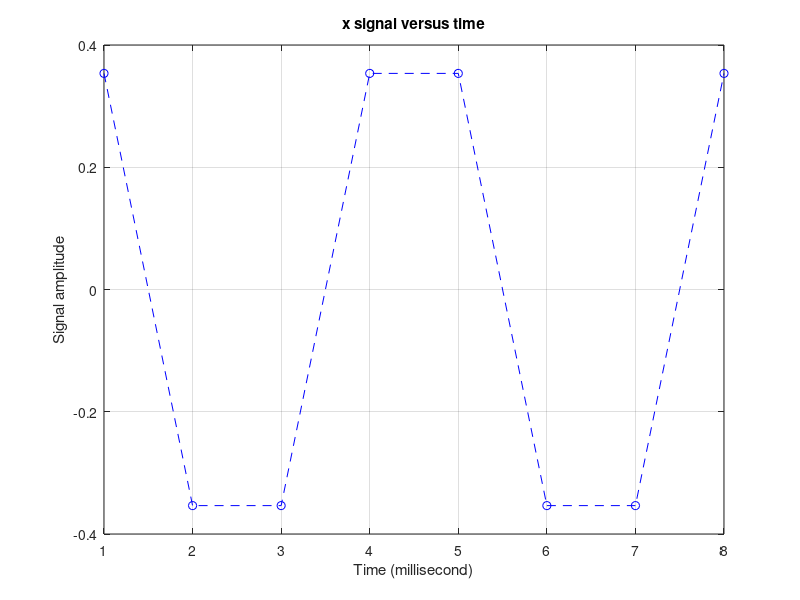
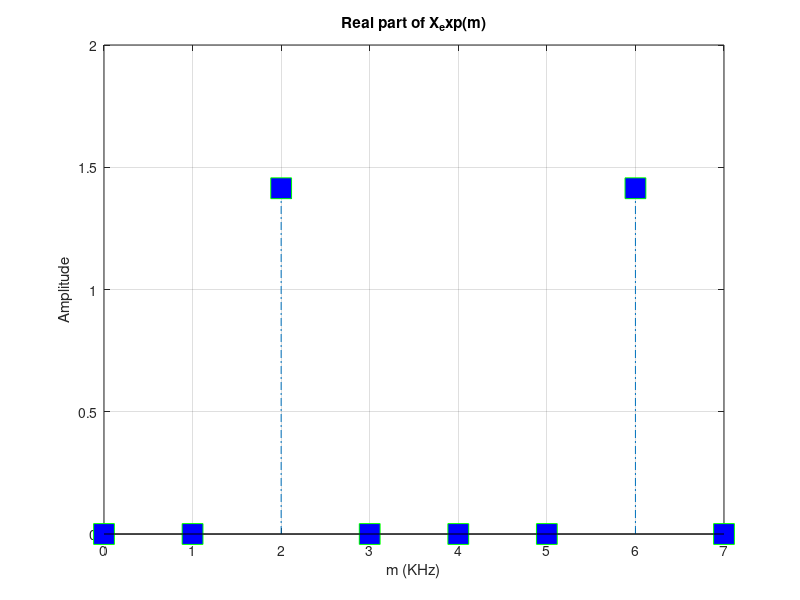
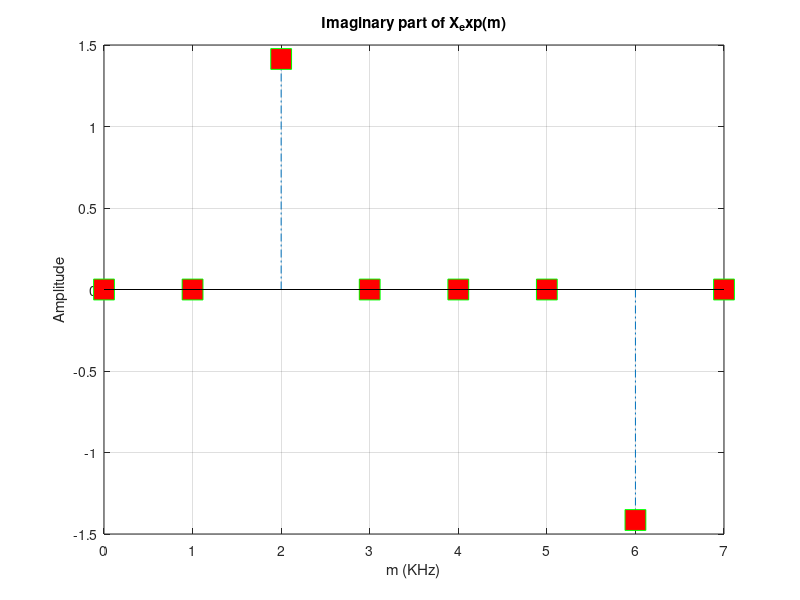
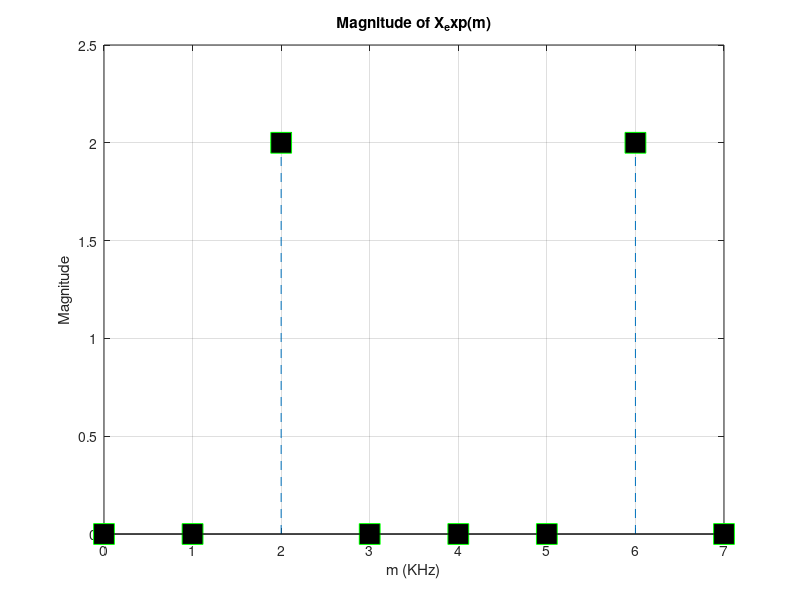

Write MATLAB code to recreate these figures, in order.
%% A DFT example (using rectangular form of DFT equation)
clc;   clear;   close all;
DFT_points = 8;      j = sqrt(-1);
Fs = 8*1e3;         % Sampling frequency 8KHz
ts = 1/Fs;
ind = 1;   x2 = [];
for n = 1:DFT_points
    m = n-1;
    x2(ind) = 0.5*sin(2*pi*2000*m*ts+(3*pi/4));
    ind = ind + 1;
end
t = 1:DFT_points;
% Plot first N discrete values of x_seq1 signal:
   figure(1);   plot(t,x2(),'b--o');   grid on;
   xlabel('Time (millisecond)');     ylabel('Signal amplitude')
   title('x signal versus time');   zoom xon;


N = DFT_points;   % The number of samples of input sequence- x and the number of frequency points in the DFT output  

%% DFT using Matlab built-in function: 

% n_1 = length(x2);
% dft_matlab = x2*dftmtx(n_1);


%% DFT using exponential form equation:
X_exp = zeros(N,1);     Xe_real = zeros(N,1);     Xe_imag = zeros(N,1);
X2_mag = zeros(N,1);    Xe_ang_rad = zeros(N,1);  Xe_ang_deg = zeros(N,1);
for m = 1:DFT_points
    X_1 = zeros(N,1);   m_e = m - 1;
    for ii = 1:N
        n = ii-1;   X_p1 = [];   
        X_p1 = x2(1,ii)*exp((-j*2*pi*n*m_e)/N);                    
        X_1(ii,1) = X_p1;  
    end
    X_exp(m,1) = sum(X_1(:,1));
    Xe_real(m,1) = real(X_exp(m,1));
        if Xe_real(m,1) > 0 && Xe_real(m,1) < 1e-10
           Xe_real(m,1) = 0;  
        end  
        if Xe_real(m,1) < 0 && Xe_real(m,1) > -1e-10
           Xe_real(m,1) = 0;  
        end
    Xe_imag(m,1) = imag(X_exp(m,1));
        if Xe_imag(m,1) > 0 && Xe_imag(m,1) < 1e-10
           Xe_imag(m,1) = 0;  
        end
        
        if Xe_imag(m,1) < 0 && Xe_imag(m,1) > -1e-10
           Xe_imag(m,1) = 0;  
        end
    X2_mag(m,1) = sqrt(Xe_real(m,1).^2 + Xe_imag(m,1).^2);
    Xe_ang_rad(m,1) = atan(Xe_imag(m,1)/Xe_real(m,1));     Xe_ang_rad(isnan(Xe_ang_rad)) = 0;
    Xe_ang_deg(m,1) = (180/3.14159)*Xe_ang_rad(m,1); 
end

mf = 0:DFT_points-1;
figure(2); 
stem(mf,Xe_real,'LineStyle','-.',...
     'MarkerSize',15,'Marker','s',...
     'MarkerFaceColor','blue',...
     'MarkerEdgeColor','green')
grid on;
title('Real part of X_exp(m)')
xlabel('m (KHz)')
ylabel('Amplitude')

figure(3);
stem(mf,Xe_imag,'LineStyle','-.',...
     'MarkerSize',15,'Marker','s',...
     'MarkerFaceColor','red',...
     'MarkerEdgeColor','green')
grid on;
title('Imaginary part of X_exp(m)')
xlabel('m (KHz)')
ylabel('Amplitude')

figure(4); 
stem(mf,X2_mag,'LineStyle','--',...
     'MarkerSize',15,'Marker','s',...
     'MarkerFaceColor','black',...
     'MarkerEdgeColor','green')
grid on;
title('Magnitude of X_exp(m)')
xlabel('m (KHz)')
ylabel('Magnitude')

figure(5); 
stem(mf,Xe_ang_deg,'LineStyle','--',...
     'MarkerSize',15,'Marker','s',...
     'MarkerFaceColor','cyan',...
     'MarkerEdgeColor','green')
grid on;
title('Phase angle of X_exp(m)')
xlabel('m (KHz)')
ylabel('Degree')

% save X2_mag X2_mag



